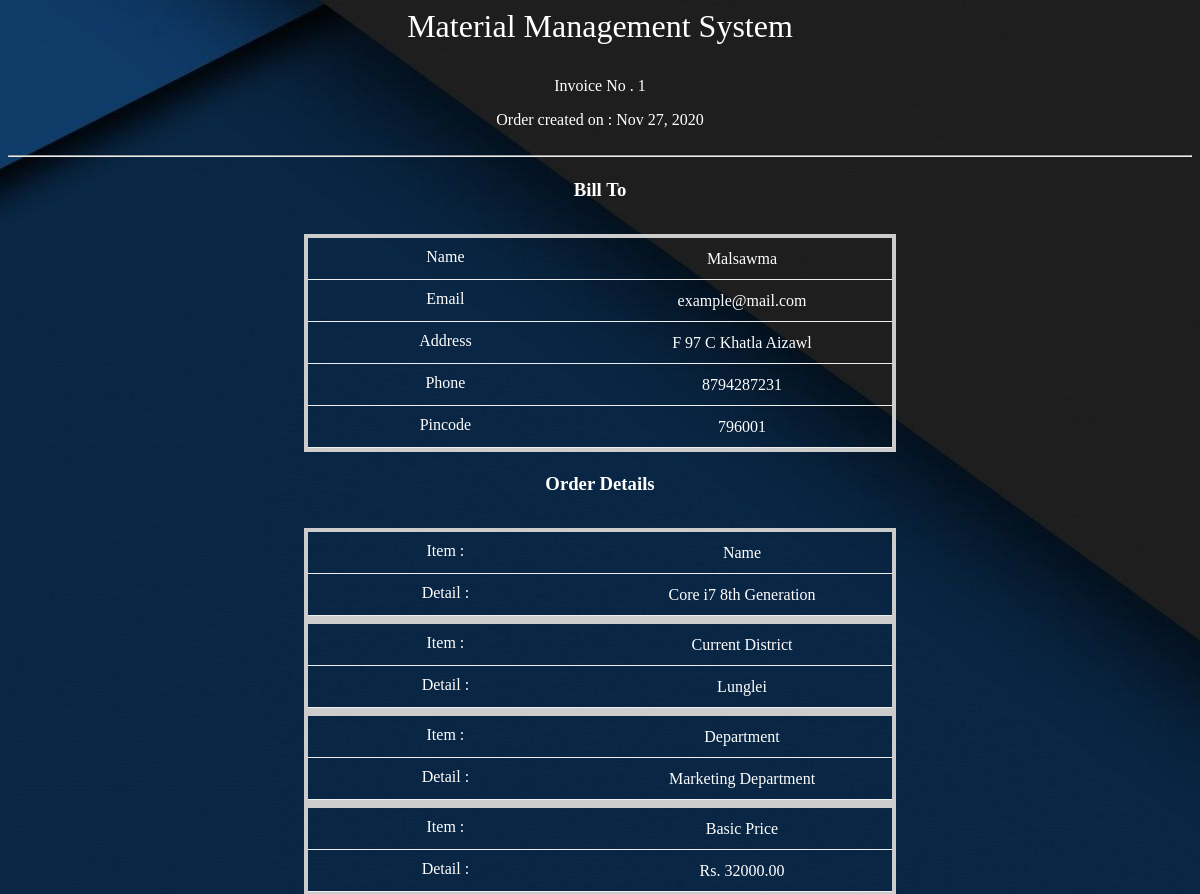
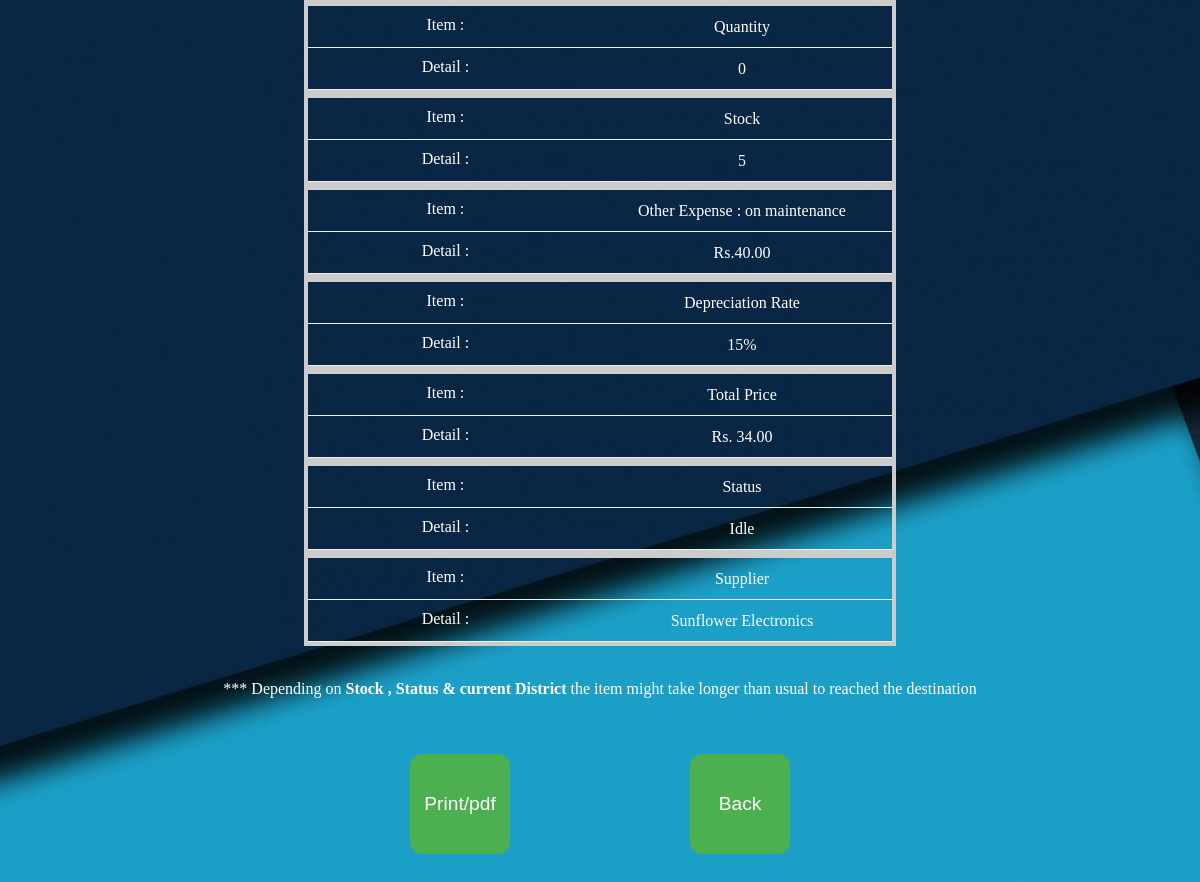
/waiting/1, run on the app's committed database (2 pictures, top to bottom).
### order/models.py (models this page shows, shortened)
class Order(models.Model):
    district =models.CharField(choices=DISTRICT_CHOICE , max_length=10)
    name = models.CharField(max_length=50)
    address = models.TextField(max_length=200)
    category = models.ForeignKey(Category , on_delete=models.CASCADE, blank=True , null=True)
    material = models.ForeignKey(Material , on_delete=models.CASCADE, blank=True , null=True)
    quantity = models.IntegerField(blank=True)
    UID = models.IntegerField()
    phone = models.CharField(max_length=10)
    email = models.EmailField(max_length=100)
    pin_code = models.CharField(max_length=20)
    created =models.DateTimeField(auto_now_add=True)
    updated = models.DateTimeField(auto_now=True)
    complete = models.BooleanField(default=False)
    class Meta:
        ordering =('-created',)

### material/models.py (models this page shows)
class Material(models.Model):
    name = models.CharField(max_length=100)
    slug = models.SlugField(unique=True)
    code = models.CharField(max_length=30 , unique=True)
    image = models.ImageField(upload_to='materials/%Y/%m/%d' , blank=True)
    serial = models.CharField(max_length=30 , unique=True)
    quantity = models.IntegerField(blank=True , null=True)
    price = models.DecimalField(max_digits=7 , decimal_places=2)
    extra_expense_on = models.CharField(max_length=80 , blank=True , null=True)
    expense = models.DecimalField( max_digits=10 , decimal_places=2 , blank=True , null=True)
    category = models.ForeignKey(Category , on_delete=models.CASCADE , related_name='item_category')
    supplier = models.ForeignKey(Supplier , on_delete=models.CASCADE , related_name='item_supplier')
    department = models.ForeignKey(Department , on_delete=models.CASCADE , related_name='item_dept' , null=True , blank=True)
    district = models.ForeignKey(District , on_delete=models.CASCADE , related_name='item_dept' , null=True , blank=True)
    depreciation_rate = models.IntegerField(blank=True , null=True)
    reparing = models.BooleanField(default=False)
    working = models.BooleanField(default=False)
    issued = models.DateTimeField(auto_now_add=True)
    class Meta:
        ordering = ('-name',)
    def __str__(self):
        return self.name

class Department(models.Model):
    name = models.CharField(max_length=100)
    slug = models.SlugField(unique=True)
    code = models.CharField(max_length=30 , unique=True)
    class Meta:
        ordering = ('-name',)
    def __str__(self):
        return self.name

class Supplier(models.Model):
    name = models.CharField(max_length=100)
    slug = models.SlugField(unique=True)
    code = models.CharField(max_length=30 , unique=True)
    address1 = models.TextField()
    address2 = models.TextField()
    post_code = models.CharField(max_length=10)
    phone_no = models.CharField(max_length=10 ,unique=True)
    email = models.EmailField(max_length=100 , default='exampl@email.com')
    class Meta:
        ordering = ('-name',)
    def __str__(self):
        return self.name

### order/views.py (the view)
# urls.py: path('waiting/<int:id>', views.wait, name='waiting'),
def wait(request , id):
    order = get_object_or_404(Order , id=id)
    status1 = None
    cudis1 = None
    status2= None
    cudis2 = None
    aizawl = Aizawl.objects.all()
    lunglei = Lunglei.objects.all()
    material = Material.objects.all()
    total1 = ((order.quantity * order.material.price)+order.material.expense)
    total = (Decimal(order.material.depreciation_rate/100)*total1)
    grand_total = total1-total
    for i in aizawl:
        if (str(i.material) == str(order.material)):
            status1 = i.idle
            cudis1 = True
    for l in lunglei:
        if (str(l.material) == str(order.material)):
            status2 = l.idle
            cudis2 = True
    return render(request , 'order/invoice.html' , {'order':order , 'grand_total' : grand_total ,
                                                'status1' : status1 , 'status2' : status2 ,
                                                'cudis1' : cudis1 , 'cudis2' : cudis2})

### order/templates/order/invoice.html (shortened to what this page needs)
{% load static %}
{% load crispy_forms_tags %}
<html>
    <head>
        <link rel="stylesheet" href="{% static "css/pdf.css" %}">
    </head>
    <body>
            <div style="text-align:center;">
                <p style="font-size:2em;">Material Management System</p>
                <p>Invoice No . {{order.id}}</p>
                Order created on :
                {{ order.created|date:"M d, Y"}} <br> <br>
        <div>
          <hr>
      </div>
      <h3 style="text-align:center;"> Bill To</h3>
              <table class="t1">
                <tr>
                  <td>{{order.name}}</td>
                  <td>{{order.email}}</td>
                  <td>{{order.address}}</td>
                  <td>{{order.phone}}</td>
                  <td>{{order.pin_code}}</td>
                </tr>
              </table>
          </div>
          <h3 style="text-align:center;">Order Details</h3>
          <table class="t2">
            <tr>
              <td>Name</td>
              <td>{{order.material.name}}</td>
            </tr>
            <tr>
              <td>Current District</td>
              <td>{% if cudis1 %} Aizawl {% elif cudis2 %} Lunglei {% else %} Not Allocated{% endif %}</td>
            </tr>
            <tr>
              <td>Department</td>
              <td>{{order.material.department}}</td>
            </tr>
            <tr>
              <td>Basic Price</td>
              <td>Rs. {{order.material.price}}</td>
            </tr>
            <tr>
              <td>Quantity</td>
              <td>{{order.quantity}}</td>
            </tr>
            <tr>
              <td>Stock</td>
              <td>{{order.material.quantity}}</td>
            </tr>
            <tr>
              <td>Other Expense : on {{order.material.extra_expense_on}} </td>
              <td>Rs.{{order.material.expense}}</td>
            </tr>
            <tr>
              <td>Depreciation Rate </td>
              <td>{{order.material.depreciation_rate}}%</td>
            </tr>
            <tr>
              <td>Total Price</td>
              <td>Rs. {{grand_total|floatformat:2}}</td>
            </tr>
            <tr>
              <td>Status</td>
              <td>{% if status1 %} Idle {% elif status2 %} Idle {% else %}Not Idle{% endif %}</td>
            </tr>
            <tr>
              <td>Supplier</td>
              <td>{{order.material.supplier}}</td>
            </tr>
          </table>
          <br>
          <p style="text-align:center; size:10px;"> *** Depending on <strong> Stock , Status & current District </strong> the item might take longer than usual to reached the destination </p>
          <div class="box">
            <form class="" class="one" action="{% url "order:pdf" order.id %}" method="post" target="_blank">
              <button type="input" class="one" name="button">Print/pdf</button>
            </form>
            <form class="" class="" action="{% url "order:order_success" order.id %}" method="post">
              <button type="input" class="two" name="button">Back</button>
            </form>
          </div>
    </body>
</html>

### static/css/pdf.css (style rules this page uses)
.box { display: flex; align-items: center; justify-content: center; }
.box .one { border-radius : 12px; width: 100px; height: 100px; margin-right: 80px; align-items: center; display: flex; align-items: center; justify-content: center; }
.box .two { border-radius : 12px; width: 100px; height: 100px; margin-left: 100px; align-items: center; display: flex; align-items: center; justify-content: center; }
.two { background-color: #4CAF50; border: none; color: white; padding: 15px 32px; text-align: center; text-decoration: none; margin: 40px 2px; cursor: pointer; font-size: 1.2em; }
.one { background-color: #4CAF50; border: none; color: white; padding: 15px 32px; text-align: center; text-decoration: none; margin: 40px 2px; cursor: pointer; font-size: 1.2em; }
body { background: url("/static/img/home.jpg") 50% 0 no-repeat fixed; color: white; }
h3 { padding: 3px; text-align: center; font-family: 'Sansita Swashed', cursive; color: white; }
table { line-height: 25px; margin-top: 30px; margin-left: auto; margin-right: auto; border-collapse: collapse; border-spacing: 5; width: 50%; }
th, td { text-align: center; padding: 8px; }
tr { border-bottom-style: solid; }

### order/templates/order/invoice.html (style rules this page uses)
@media only screen and (max-width: 760px),
        (min-device-width: 768px) and (max-device-width: 1024px) { table, thead, tbody, th, td, tr { display: block; } }
@media only screen and (max-width: 760px),
        (min-device-width: 768px) and (max-device-width: 1024px) { tr { border: 4px solid #ccc; } }
@media only screen and (max-width: 760px),
        (min-device-width: 768px) and (max-device-width: 1024px) { td { border: none; border-bottom: 1px solid #eee; position: relative; padding-left: 50%; } }
@media only screen and (max-width: 760px),
        (min-device-width: 768px) and (max-device-width: 1024px) { td:before { position: absolute; top: 6px; left: 6px; width: 45%; padding-right: 10px; white-space: nowrap; } }
@media only screen and (max-width: 760px),
        (min-device-width: 768px) and (max-device-width: 1024px) { .t2 td:nth-of-type(1):before { content: "Item : "; } }
@media only screen and (max-width: 760px),
        (min-device-width: 768px) and (max-device-width: 1024px) { .t2 td:nth-of-type(2):before { content: "Detail : "; } }
@media only screen and (max-width: 760px),
        (min-device-width: 768px) and (max-device-width: 1024px) { .t1 td:nth-of-type(1):before { content: "Name"; } }
@media only screen and (max-width: 760px),
        (min-device-width: 768px) and (max-device-width: 1024px) { .t1 td:nth-of-type(2):before { content: "Email"; } }
@media only screen and (max-width: 760px),
        (min-device-width: 768px) and (max-device-width: 1024px) { .t1 td:nth-of-type(3):before { content: "Address"; } }
@media only screen and (max-width: 760px),
        (min-device-width: 768px) and (max-device-width: 1024px) { .t1 td:nth-of-type(4):before { content: "Phone"; } }
@media only screen and (max-width: 760px),
        (min-device-width: 768px) and (max-device-width: 1024px) { .t1 td:nth-of-type(5):before { content: "Pincode"; } }

### data on the page
Order: id "1", created "Nov 27, 2020", name "Malsawma", email "example@mail.com", address "F 97 C Khatla Aizawl", phone "8794287231", pin_code "796001", material.name "Core i7 8th Generation", material.department "Marketing Department", material.price "32000.00", quantity "0", material.quantity "5", material.extra_expense_on "maintenance", material.expense "40.00", material.depreciation_rate "15", material.supplier "Sunflower Electronics"

### other printed values
{{ grand_total|floatformat:2 }} "34.00"
